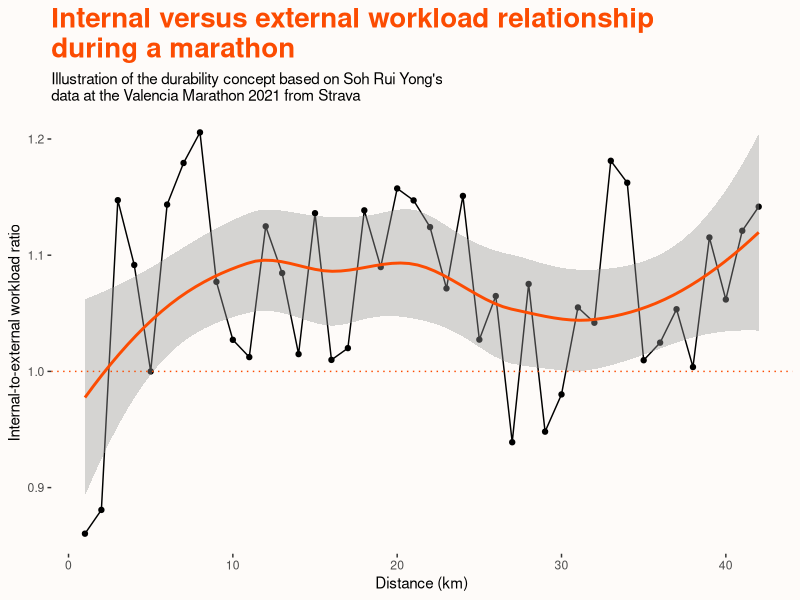

Source code (R):
## ---- chunk 1
#| output: true

library(tidyverse)

# Data
raw_data <- read.csv("SRY_Valencia21.csv")

df1<-raw_data|>
  separate(Pace, into = c("split_min", "split_sec"), sep = ":")|>
  mutate(split_min = as.integer(split_min),
         split_sec = as.integer(split_sec))|>
  mutate(pace_kmh = (3600/((split_min*60)+split_sec)))|>
  mutate(pace_perc6minpace = pace_kmh/21.07,
         perc_hr = (HR-40)/(200-40))|>
  mutate(wl_ratio = perc_hr/pace_perc6minpace)

ggplot(data = df1, aes(x = Splits, y = wl_ratio))+
  geom_point()+
  geom_line()+
  geom_smooth(color = "#FC4C02")+
  geom_hline(yintercept = 1, linetype = "dotted", color = "#FC4C02")+
  labs(x = "Distance (km)",
       y = "Internal-to-external workload ratio",
       title = "Internal versus external workload relationship\nduring a marathon",
       subtitle = "Illustration of the durability concept based on Soh Rui Yong's\ndata at the Valencia Marathon 2021 from Strava")+
  theme(plot.background = element_rect(fill = "#FEFBF9", color = "#FEFBF9"),
        panel.background = element_rect(fill = "#FEFBF9"),
        panel.grid.major = element_blank(),
        panel.grid.minor = element_blank(),
        plot.title = element_text(color = "#FC4C02", size = 20, 
                                  face = "bold"))
